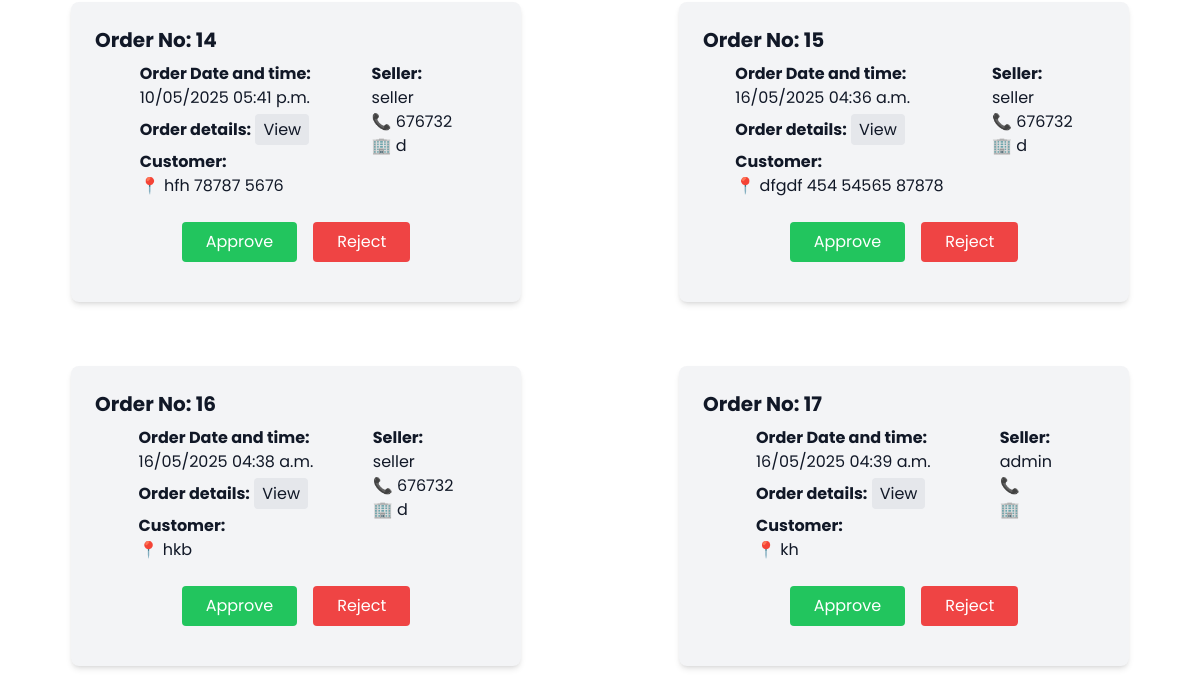
/delivery_agent/delivery/requests/?status=placed (signed in, lower part), run on an earlier commit of the app's database.
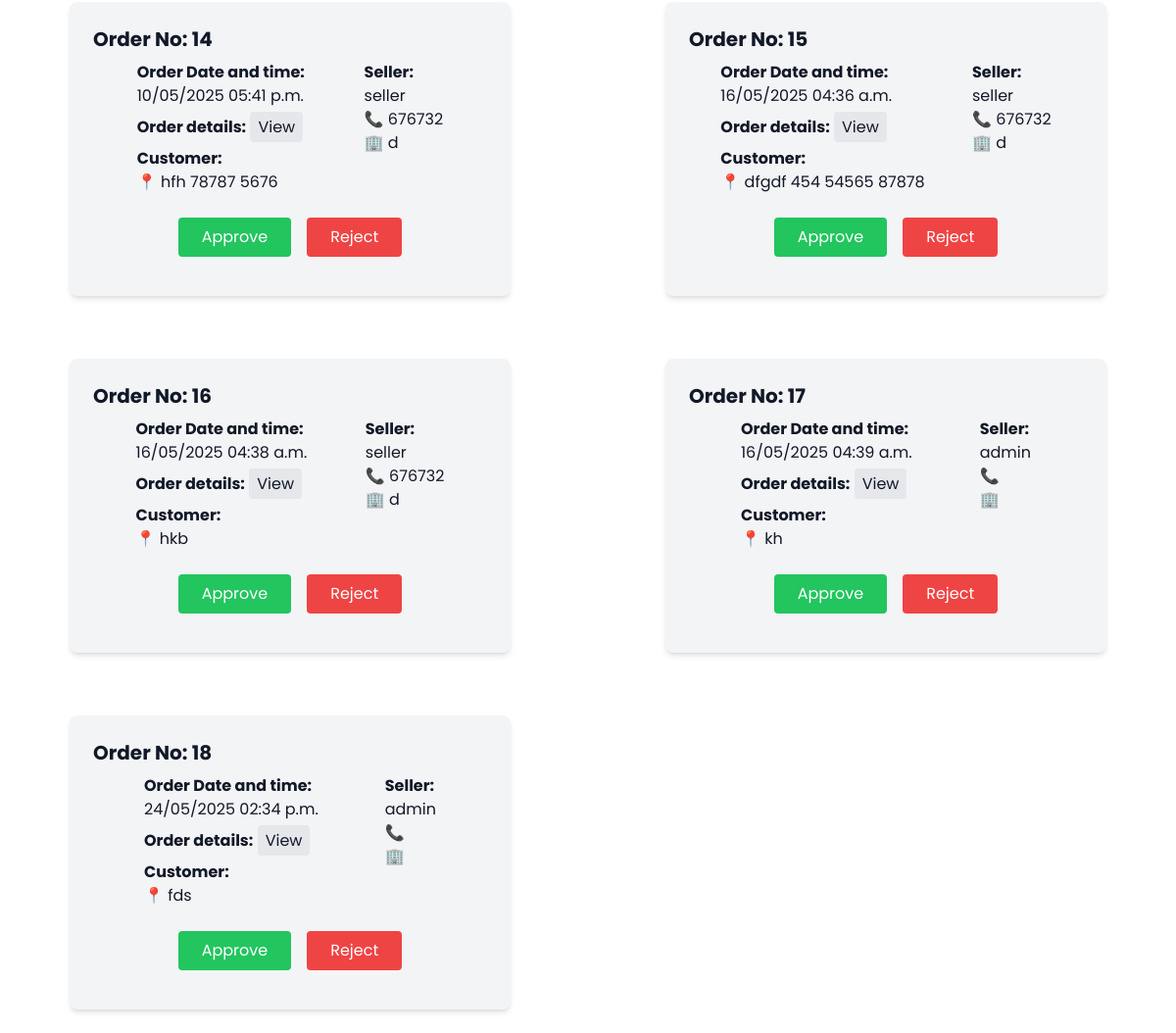
And on a later commit of the database.
### products/models.py (models this page shows, shortened)
class Order(models.Model):
    STATUS_CHOICES = [
        ('placed', 'Order Placed'),
        ('pending', 'Pending Delivery'),
        ('transit', 'In Transit'),
        ('delivered', 'Delivered'),
        ('cancelled', 'Cancelled'),
        ('rejected', 'Rejected'),
    ]
    user = models.ForeignKey(settings.AUTH_USER_MODEL, on_delete=models.CASCADE)
    delivery_address = models.TextField()
    total_price = models.DecimalField(max_digits=10, decimal_places=2)
    created_at = models.DateTimeField(auto_now_add=True)
    status = models.CharField(max_length=20, choices=STATUS_CHOICES, default='placed')
    is_assigned = models.BooleanField(default=False)
    assigned_to = models.ForeignKey(DeliveryAgent, null=True, blank=True, on_delete=models.SET_NULL)
    issue_reason = models.TextField(blank=True, null=True)

### accounts/models.py (models this page shows)
class User(AbstractUser):
    USER_TYPE_CHOICES = (
        ('admin', 'Admin'),
        ('seller', 'Seller'),
        ('buyer', 'Buyer'),
        {'delivery_agent', 'Delivery Agent'}
    )
    user_type = models.CharField(max_length=20, choices=USER_TYPE_CHOICES, default='buyer')

### seller/models.py (models this page shows, shortened)
class Seller(models.Model):
    user = models.OneToOneField(User, on_delete=models.CASCADE, related_name='seller_profile', null=True)
    phone_number = models.CharField(max_length=15)
    business_name = models.CharField(max_length=100)
    business_type = models.CharField(max_length=100)
    business_address = models.TextField()
    registration_number = models.CharField(max_length=100)
    validation_document = models.FileField(upload_to='validation_documents/')
    is_approved = models.BooleanField(default=False)
    is_rejected = models.BooleanField(default=False)
    rejection_reason = models.TextField(blank=True, null=True)

### delivery_agent/views.py (the view)
# urls.py: path('delivery/requests/', views.delivery_requests, name='delivery_requests'),
def delivery_requests(request):
    agent = DeliveryAgent.objects.get(user=request.user)
    status = request.GET.get('status')
    print('ststuss',status)
    rejected_orders = OrderVisibility.objects.filter(agent=agent, rejected=True).values_list('order_id', flat=True)
    print(rejected_orders)
    if status == 'placed':
        orders = Order.objects.filter(status='placed').exclude(assigned_to=agent)
    elif status == 'pending':
        orders = Order.objects.filter(status='pending', assigned_to=agent)
    elif status == 'delivered':
        orders = Order.objects.filter(status='delivered', assigned_to=agent)
    else:
        orders = []
    return render(request, 'delivery_agent/delivery_requests.html', {'orders': orders, 'status': status, 'rejected_orders': rejected_orders})

### delivery_agent/templates/delivery_agent/delivery_requests.html (shortened to what this page needs)
{% extends './agent_base.html' %}
{% load static %}
{% block content %}
{% if status == 'placed' %}
<div class="grid grid-cols-1 sm:grid-cols-2 gap-4">
        {% for order in orders %}
        <div class="rounded-lg shadow-md p-4 bg-gray-100 w-full md:w-[450px] mx-auto my-4">
            <h2 class="font-bold text-xl">Order No: {{ order.id }}</h2>
            <div class="flex justify-evenly gap-4">
                <div class="mt-2">
                    <p><strong>Order Date and time:</strong><br>{{ order.created_at|date:"d/m/Y h:i a" }}</p>
                    <p class="mt-2"><strong>Order details:</strong>
                        <a href="" class="bg-gray-200 px-2 py-1 rounded hover:bg-gray-300">View</a>
                    </p>
                    <p class="mt-2"><strong>Customer:</strong><br>
                        📍 {{ order.delivery_address }}
                    </p>
                </div>
                <div>
                    <p class="mt-2"><strong>Seller:</strong><br>
                        {% if order.items.all %}
                            {% with seller=order.items.first.product.seller %}
                                {% with profile=seller.seller_profile %}
                                    {{ seller.username }}<br>
                                    📞 {{ profile.phone_number }}<br>
                                    🏢 {{ profile.business_address }}
                                {% endwith %}
                            {% endwith %}
                        {% else %}
                            No seller info available.
                        {% endif %}
                    </p>
                </div>
            </div>
            <div class="mt-4 flex justify-center gap-4">
                <form method="post" action="{% url 'accept_order' order.id %}">
                    <button type="submit" class="bg-green-500 text-white px-4 py-2 rounded">Approve</button>
                </form>
                <form method="post" action="{% url 'reject_order' order.id %}">
                    <button type="submit" class="bg-red-500 text-white px-4 py-2 rounded">Reject</button>
                </form>
            </div>
        </div>
        {% empty %}
            <p>No delivery requests available.</p>
        {% endfor %}
    {% endif %}
</div>
{% endblock %}

What changed in the data, as far as the page shows it:
added Order: id "18", created_at "24/05/2025 02:34 p.m.", delivery_address "fds", items.first.product.seller.username "admin"
